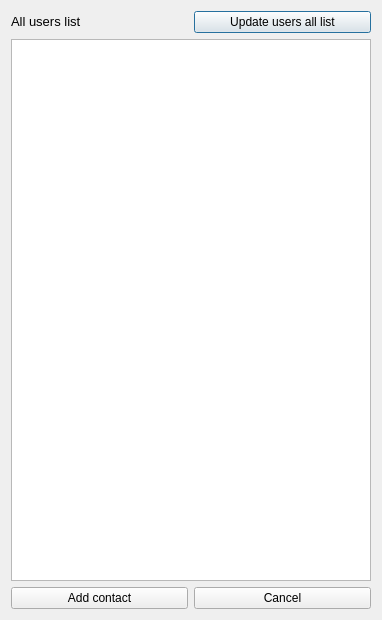
<?xml version="1.0" encoding="UTF-8"?>
<ui version="4.0">
 <class>Dialog</class>
 <widget class="QDialog" name="Dialog">
  <property name="geometry">
   <rect>
    <x>0</x>
    <y>0</y>
    <width>382</width>
    <height>620</height>
   </rect>
  </property>
  <property name="sizePolicy">
   <sizepolicy hsizetype="Fixed" vsizetype="Fixed">
    <horstretch>0</horstretch>
    <verstretch>0</verstretch>
   </sizepolicy>
  </property>
  <property name="windowTitle">
   <string>Dialog</string>
  </property>
  <layout class="QGridLayout" name="gridLayout_2">
   <item row="0" column="0">
    <layout class="QGridLayout" name="gridLayout">
     <item row="0" column="0">
      <widget class="QLabel" name="allUsersLabel">
       <property name="text">
        <string>&lt;html&gt;&lt;head/&gt;&lt;body&gt;&lt;p&gt;&lt;span style=&quot; font-size:10pt;&quot;&gt;All users list&lt;/span&gt;&lt;/p&gt;&lt;/body&gt;&lt;/html&gt;</string>
       </property>
      </widget>
     </item>
     <item row="2" column="0" rowspan="4" colspan="2">
      <widget class="QListView" name="allUsersListView">
       <property name="sizePolicy">
        <sizepolicy hsizetype="Preferred" vsizetype="Preferred">
         <horstretch>0</horstretch>
         <verstretch>0</verstretch>
        </sizepolicy>
       </property>
      </widget>
     </item>
     <item row="0" column="1">
      <widget class="QPushButton" name="updateAllUsersList">
       <property name="text">
        <string>Update users all list</string>
       </property>
      </widget>
     </item>
     <item row="7" column="0">
      <widget class="QPushButton" name="addContactButton">
       <property name="text">
        <string>Add contact</string>
       </property>
      </widget>
     </item>
     <item row="7" column="1">
      <widget class="QPushButton" name="cancelWindowAddContact">
       <property name="text">
        <string>Cancel</string>
       </property>
      </widget>
     </item>
    </layout>
   </item>
  </layout>
 </widget>
 <resources/>
 <connections/>
</ui>
